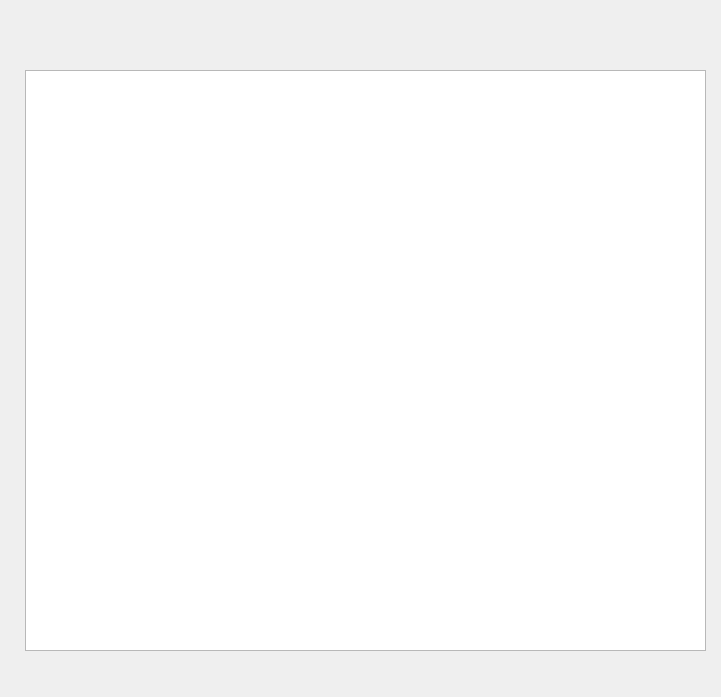
<?xml version="1.0" encoding="UTF-8"?>
<ui version="4.0">
 <class>Form</class>
 <widget class="QWidget" name="Form">
  <property name="geometry">
   <rect>
    <x>0</x>
    <y>0</y>
    <width>721</width>
    <height>697</height>
   </rect>
  </property>
  <property name="windowTitle">
   <string>Form</string>
  </property>
  <widget class="QTableView" name="tableView">
   <property name="geometry">
    <rect>
     <x>25</x>
     <y>70</y>
     <width>681</width>
     <height>581</height>
    </rect>
   </property>
  </widget>
 </widget>
 <resources/>
 <connections/>
</ui>
